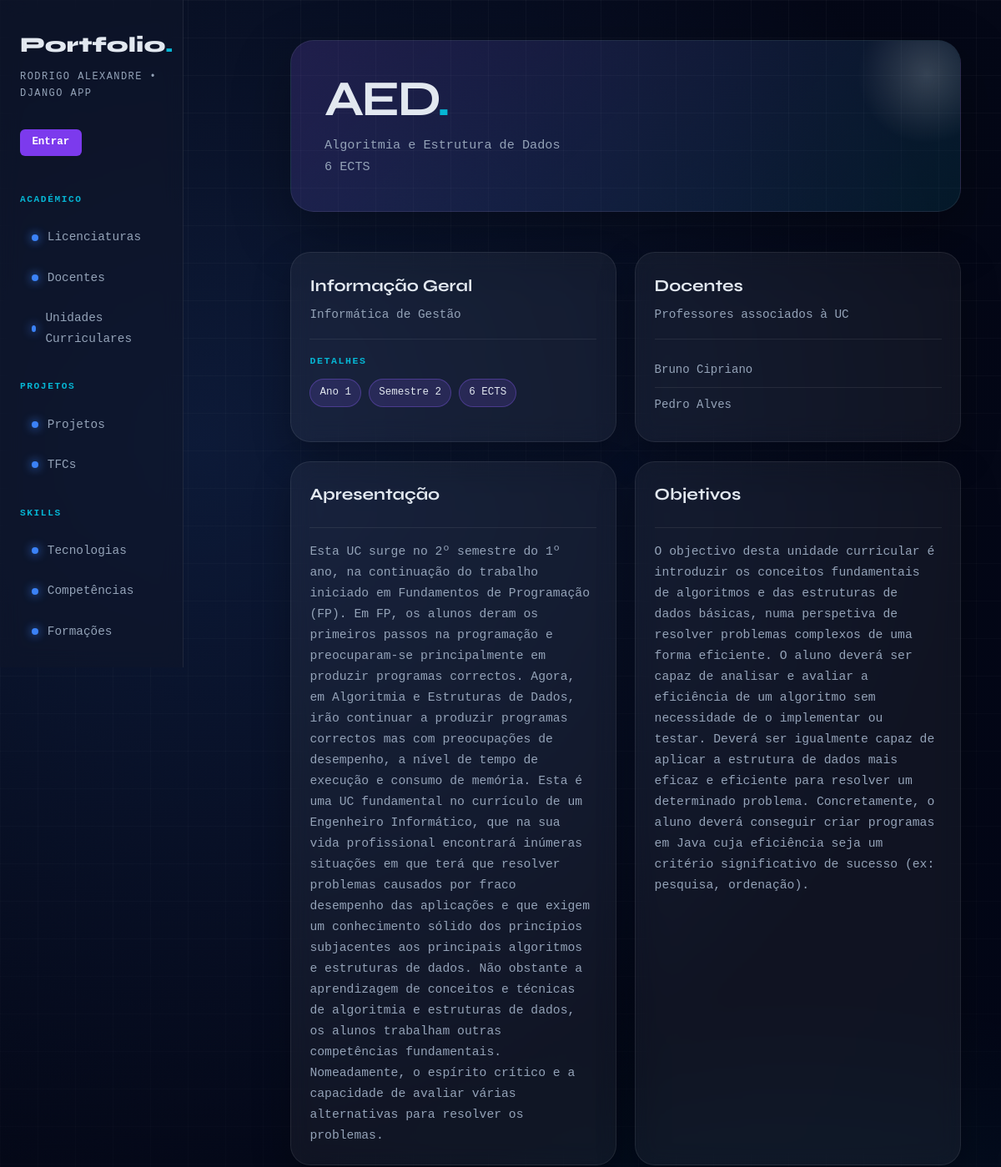
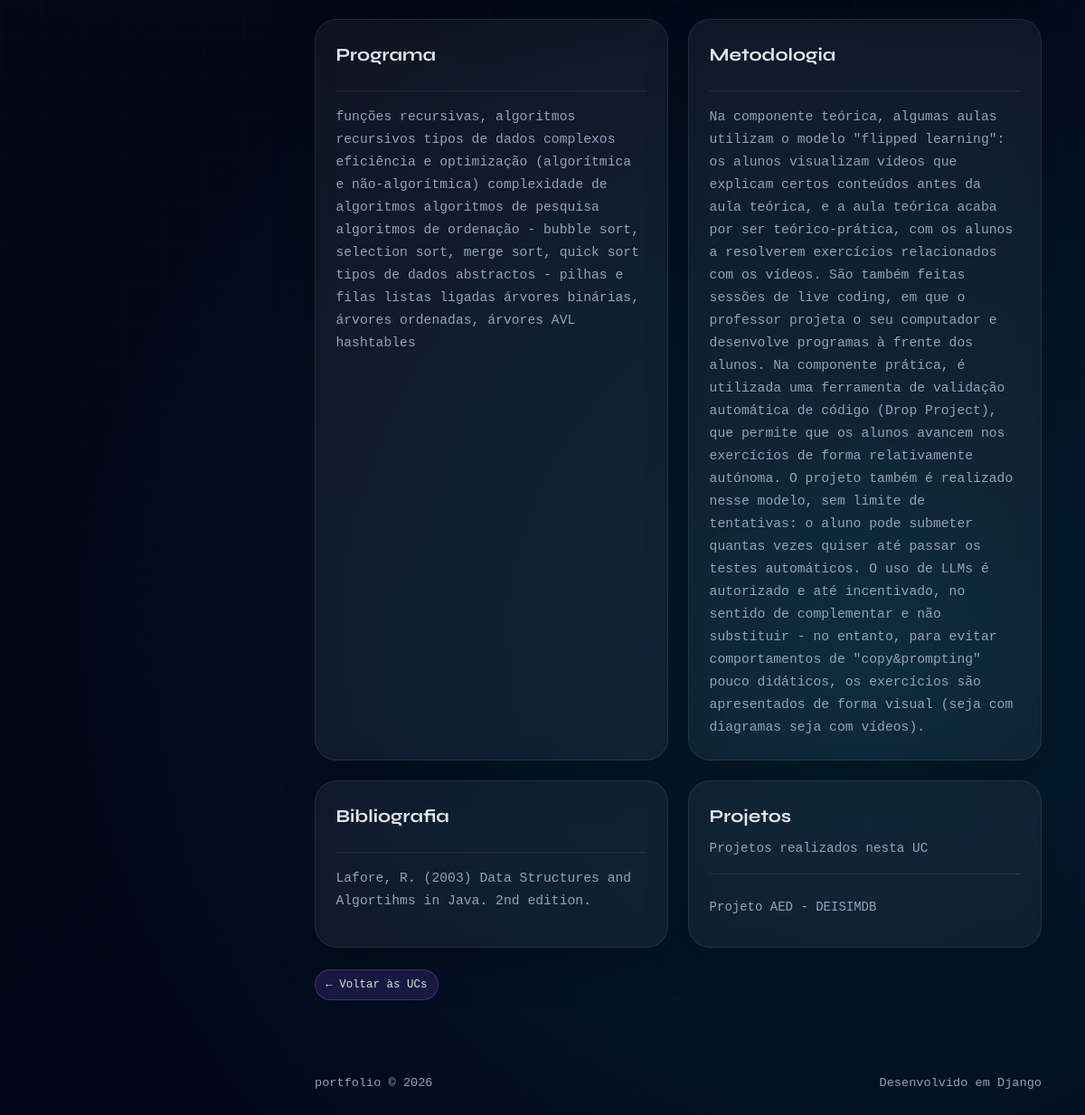
Page /portfolio/ucs/2/ on the committed database (2 pictures, top to bottom).
### portfolio/models.py (models this page shows, shortened)
class UnidadeCurricular(models.Model):
    nome = models.CharField(max_length=200)
    sigla = models.CharField(max_length=20, blank=True)
    ano_curricular = models.IntegerField()
    semestre = models.IntegerField()
    ects = models.IntegerField()
    apresentacao = models.TextField(blank=True)
    codigo_curso = models.IntegerField(null=True, blank=True)
    codigo_uc = models.IntegerField(null=True, blank=True)
    licenciatura = models.ForeignKey(
        Licenciatura, on_delete=models.CASCADE, related_name="ucs"
    )
    docentes = models.ManyToManyField(
        Docente, blank=True, related_name="ucs"
    )
    objetivos = models.TextField(blank=True)
    programa = models.TextField(blank=True)
    metodologia = models.TextField(blank=True)
    bibliografia = models.TextField(blank=True)
    natureza = models.CharField(max_length=50, blank=True)
    class Meta:
        verbose_name_plural = "Unidades Curriculares"

class Licenciatura(models.Model):
    nome = models.CharField(max_length=200)
    sigla = models.CharField(max_length=20)
    instituicao = models.CharField(max_length=200)
    descricao = models.TextField(blank=True)
    ano_inicio = models.IntegerField()
    ano_fim = models.IntegerField(null=True, blank=True)
    url_curso = models.URLField(blank=True)
    class Meta:
        verbose_name_plural = "Licenciaturas"

class Docente(models.Model):
    nome = models.CharField(max_length=200)
    email = models.EmailField(blank=True)
    url_pagina_lusofona = models.URLField(blank=True)
    linkedin = models.URLField(blank=True)
    foto = models.ImageField(upload_to="docentes/", blank=True, null=True)
    class Meta:
        verbose_name_plural = "Docentes"
        ordering = ["nome"]

class Projeto(models.Model):
    titulo = models.CharField(max_length=200)
    descricao = models.TextField()
    conceitos_aplicados = models.TextField(blank=True)
    url_github = models.URLField(blank=True)
    data_inicio = models.DateField(null=True, blank=True)
    data_fim = models.DateField(null=True, blank=True)
    foto = models.ImageField(upload_to="projetos/", blank=True, null=True)
    video = models.URLField(blank=True, null=True)
    uc = models.ForeignKey(
        UnidadeCurricular,
        on_delete=models.CASCADE,
        related_name="projetos"
    )
    tecnologias = models.ManyToManyField(
        Tecnologia, blank=True, related_name="projetos"
    )
    class Meta:
        verbose_name_plural = "Projetos"

### portfolio/views.py (the view)
# urls.py: path('ucs/<int:uc_id>/', views.uc_detail_view, name='uc_detail'),
def uc_detail_view(request, uc_id):
    uc = get_object_or_404(UnidadeCurricular, id=uc_id)
    return render(request, 'portfolio/uc_detail.html', {
        'uc': uc
    })

### portfolio/templates/portfolio/uc_detail.html
{% extends "portfolio/base.html" %}
{% block content %}
<div class="page-header">
    <div>
        <h2>{{ uc.sigla }}<span>.</span></h2>
        <p>{{ uc.nome }}</p>
    </div>
    <span class="page-count">{{ uc.ects }} ECTS</span>
</div>
<section class="grid">
    <article class="card">
        <header>
            <h3>Informação Geral</h3>
            <p>{{ uc.licenciatura.nome }}</p>
        </header>
        <section>
            <h4>Detalhes</h4>
            <p>
                <span class="badge">Ano {{ uc.ano_curricular }}</span>
                <span class="badge">Semestre {{ uc.semestre }}</span>
                <span class="badge">{{ uc.ects }} ECTS</span>
            </p>
        </section>
    </article>
    <article class="card">
        <header>
            <h3>Docentes</h3>
            <p>Professores associados à UC</p>
        </header>
        <section>
            <ul class="plain-list">
                {% for d in uc.docentes.all %}
                    <li>{{ d.nome }}</li>
                {% empty %}
                    <li>Sem docentes</li>
                {% endfor %}
            </ul>
        </section>
    </article>
    {% if uc.apresentacao %}
    <article class="card">
        <header>
            <h3>Apresentação</h3>
        </header>
        <section>
            <p>{{ uc.apresentacao }}</p>
        </section>
    </article>
    {% endif %}
    {% if uc.objetivos %}
    <article class="card">
        <header>
            <h3>Objetivos</h3>
        </header>
        <section>
            <p>{{ uc.objetivos }}</p>
        </section>
    </article>
    {% endif %}
    {% if uc.programa %}
    <article class="card">
        <header>
            <h3>Programa</h3>
        </header>
        <section>
            <p>{{ uc.programa }}</p>
        </section>
    </article>
    {% endif %}
    {% if uc.metodologia %}
    <article class="card">
        <header>
            <h3>Metodologia</h3>
        </header>
        <section>
            <p>{{ uc.metodologia }}</p>
        </section>
    </article>
    {% endif %}
    {% if uc.bibliografia %}
    <article class="card">
        <header>
            <h3>Bibliografia</h3>
        </header>
        <section>
            <p>{{ uc.bibliografia }}</p>
        </section>
    </article>
    {% endif %}
    {% if uc.projetos.all %}
    <article class="card">
        <header>
            <h3>Projetos</h3>
            <p>Projetos realizados nesta UC</p>
        </header>
        <section>
            <ul class="plain-list">
                {% for projeto in uc.projetos.all %}
                    <li>{{ projeto.titulo }}</li>
                {% endfor %}
            </ul>
        </section>
    </article>
    {% endif %}
</section>
<br>
<a href="{% url 'ucs' %}" class="badge" style="text-decoration: none;">
    ← Voltar às UCs
</a>
{% endblock %}

### portfolio/static/portfolio/styles.css (style rules this page uses)
* { margin: 0; padding: 0; box-sizing: border-box; }
:root { --bg: #050816; --surface: rgba(15, 23, 42, 0.7); --border: rgba(255, 255, 255, 0.08); --accent: #3b82f6; --accent2: #06b6d4; --text: #e2e8f0; --muted: #94a3b8; --card: rgba(255, 255, 255, 0.05); }
html { scroll-behavior: smooth; }
body { background: radial-gradient(circle at 20% 20%, rgba(59,130,246,0.15), transparent 40%), radial-gradient(circle at 80% 80%, rgba(6,182,212,0.15), transparent 40%), linear-gradient(135deg, #050816, #020617); color: var(--text); font-family: 'DM Mono', monospace; font-size: 14px; line-height: 1.7; min-height: 100vh; }
body::before { content: ""; position: fixed; inset: 0; background-image: linear-gradient(rgba(255,255,255,0.03) 1px, transparent 1px), linear-gradient(90deg, rgba(255,255,255,0.03) 1px, transparent 1px); background-size: 45px 45px; pointer-events: none; mask-image: linear-gradient(to bottom, black, transparent); }
.page-header { position: relative; margin-bottom: 3rem; padding: 2.5rem; border-radius: 28px; background: linear-gradient(135deg, rgba(139,92,246,0.18), rgba(6,182,212,0.10)); border: 1px solid var(--border); box-shadow: 0 25px 70px rgba(0,0,0,0.30); overflow: hidden; }
.page-header::after { content: ""; position: absolute; width: 180px; height: 180px; right: -50px; top: -50px; background: radial-gradient(circle, rgba(255,255,255,0.18), transparent 65%); border-radius: 50%; }
.page-header h2 { font-family: 'Syne', sans-serif; font-size: clamp(2rem, 5vw, 4rem); line-height: 1; letter-spacing: -0.05em; margin-bottom: 0.8rem; }
.page-header h2 span { color: var(--accent2); }
.page-header p, .page-count { color: var(--muted); font-size: 0.95rem; }
section.grid { display: grid; grid-template-columns: repeat(auto-fit, minmax(280px, 1fr)); gap: 1.4rem; }
article.card { position: relative; padding: 1.4rem; background: var(--card); border: 1px solid var(--border); border-radius: 24px; backdrop-filter: blur(14px); box-shadow: 0 18px 45px rgba(0,0,0,0.25); overflow: hidden; transition: 0.25s ease; animation: fadeUp 0.5s ease both; }
article.card::before { content: ""; position: absolute; inset: 0; background: linear-gradient(135deg, rgba(139,92,246,0.18), transparent 45%); opacity: 0; transition: 0.25s ease; }
article.card > * { position: relative; z-index: 1; }
article.card header { border-bottom: 1px solid var(--border); padding-bottom: 1rem; margin-bottom: 1rem; }
article.card header h3 { font-family: 'Syne', sans-serif; font-size: 1.25rem; margin-bottom: 0.35rem; }
article.card header p { color: var(--muted); font-size: 0.9rem; }
article.card section h4 { color: var(--accent2); font-size: 0.72rem; text-transform: uppercase; letter-spacing: 0.14em; margin-bottom: 0.7rem; }
article.card section p { color: var(--muted); font-size: 0.92rem; line-height: 1.7; }
ul.tag-list li, .badge { display: inline-block; padding: 0.35rem 0.7rem; border-radius: 999px; background: rgba(139,92,246,0.16); color: var(--text); border: 1px solid rgba(139,92,246,0.35); font-size: 0.78rem; }
ul.plain-list { list-style: none; }
ul.plain-list li { padding: 0.55rem 0; color: var(--muted); border-bottom: 1px solid var(--border); }
ul.plain-list li:last-child { border-bottom: none; }

### rows in the picture
UnidadeCurricular: sigla "AED", nome "Algoritmia e Estrutura de Dados", ects "6", licenciatura.nome "Informática de Gestão", ano_curricular "1", semestre "2", apresentacao "Esta UC surge no 2º semestre do 1º ano, na continuação do trabalho iniciado em Fundamentos de Programação (FP). Em FP, os alunos deram os primeiros passos na programação e preocuparam-se principalmente em produzir programas correctos. Agora, em Algoritmia e Estruturas de Dados, irão continuar a produzir programas correctos mas com preocupações de desempenho, a nível de tempo de execução e consumo de memória. Esta é uma UC fundamental no currículo de um Engenheiro Informático, que na sua vida profissional encontrará inúmeras situações em que terá que resolver problemas causados por fraco desempenho das aplicações e que exigem um conhecimento sólido dos princípios subjacentes aos principais…", objetivos "O objectivo desta unidade curricular é introduzir os conceitos fundamentais de algoritmos e das estruturas de dados básicas, numa perspetiva de resolver problemas complexos de uma forma eficiente. O aluno deverá ser capaz de analisar e avaliar a eficiência de um algoritmo sem necessidade de o implementar ou testar. Deverá ser igualmente capaz de aplicar a estrutura de dados mais eficaz e eficiente para resolver um determinado problema. Concretamente, o aluno deverá conseguir criar programas em Java cuja eficiência seja um critério significativo de sucesso (ex: pesquisa, ordenação).", programa "funções recursivas, algoritmos recursivos tipos de dados complexos eficiência e optimização (algorítmica e não-algorítmica) complexidade de algoritmos algoritmos de pesquisa algoritmos de ordenação - bubble sort, selection sort, merge sort, quick sort tipos de dados abstractos - pilhas e filas listas ligadas árvores binárias, árvores ordenadas, árvores AVL hashtables", metodologia "Na componente teórica, algumas aulas utilizam o modelo \"flipped learning\": os alunos visualizam vídeos que explicam certos conteúdos antes da aula teórica, e a aula teórica acaba por ser teórico-prática, com os alunos a resolverem exercícios relacionados com os vídeos. São também feitas sessões de live coding, em que o professor projeta o seu computador e desenvolve programas à frente dos alunos. Na componente prática, é utilizada uma ferramenta de validação automática de código (Drop Project), que permite que os alunos avancem nos exercícios de forma relativamente autónoma. O projeto também é realizado nesse modelo, sem limite de tentativas: o aluno pode submeter quantas vezes quiser até…", bibliografia "Lafore, R. (2003) Data Structures and Algortihms in Java. 2nd edition."
Docente: nome "Bruno Cipriano"
Docente: nome "Pedro Alves"
Projeto: titulo "Projeto AED - DEISIMDB"
